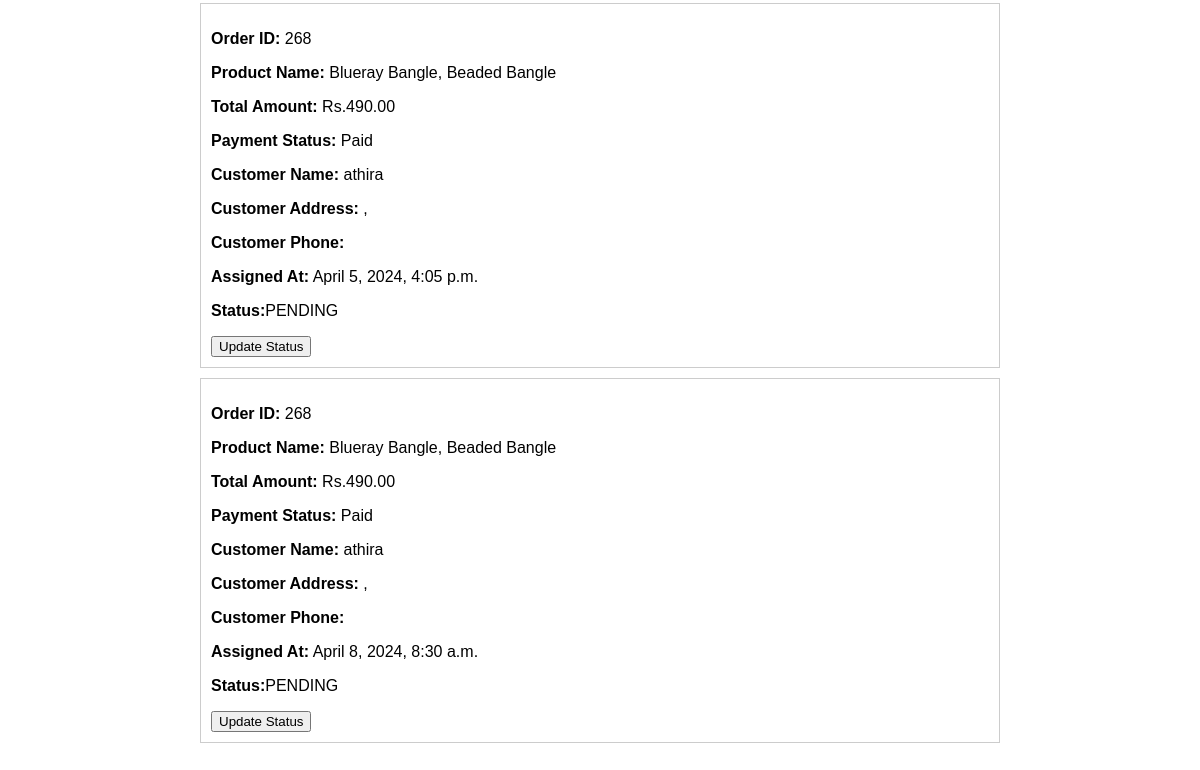
The app's page /assigned_orders/ (signed in, lower part), older data.
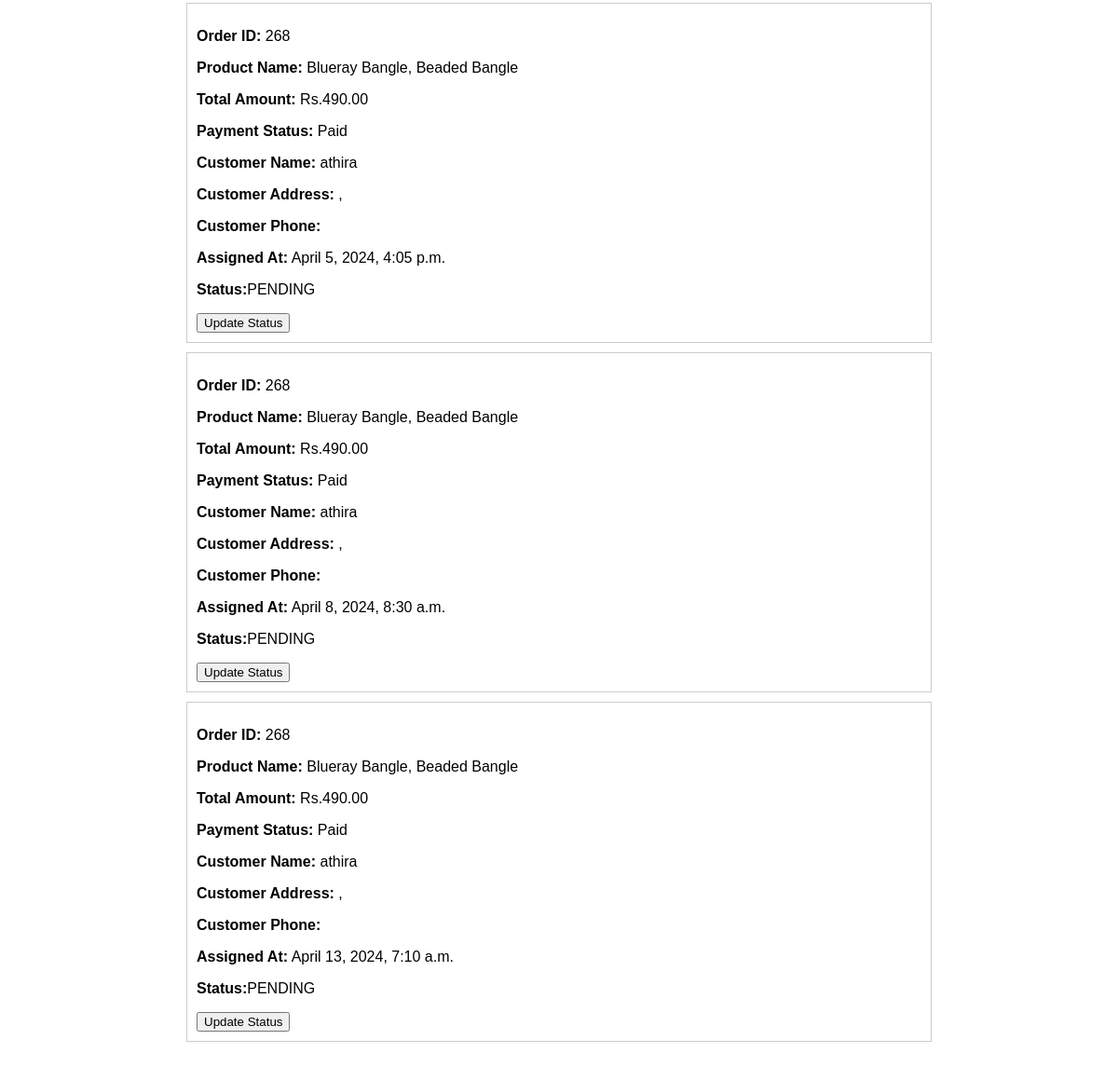
The same page, newer data.
### firstapp/models.py (models this page shows, shortened)
class DeliveryAssignment(models.Model):
    order = models.ForeignKey(Order, on_delete=models.CASCADE)
    delivery_boy = models.ForeignKey(CustomUser, on_delete=models.CASCADE, limit_choices_to={'user_types': CustomUser.DELIVERYTEAM})
    assigned_at = models.DateTimeField(auto_now_add=True)
    is_completed = models.BooleanField(default=False)

class Order(models.Model):
     STATUS = (
        ('Order Confirmed', 'Order Confirmed'),
        ('Processing', 'Processing'),
        ('Shipped', 'Shipped'),
        ('Delivered', 'Delivered'),
        ('Cancelled', 'Cancelled'),
    )
     DELIVERY_STATUS_CHOICES = [
        ('PENDING', 'Pending'),
        ('OUT_FOR_DELIVERY', 'Out for Delivery'),
        ('DELIVERED', 'Delivered'),
    ]
     user = models.ForeignKey(CustomUser, on_delete=models.CASCADE)
     products = models.ManyToManyField(Product1, through='OrderItem')
     total_amount = models.DecimalField(max_digits=10, decimal_places=2)
     payment_id= models.CharField(blank=True, max_length=100, null=True)
     payment_status= models.BooleanField(default=False)
     status = models.CharField(max_length=20, choices=STATUS, default='Order Confirmed')
     created_at = models.DateTimeField(auto_now_add=True)
     delivery_status = models.CharField(max_length=20, choices=DELIVERY_STATUS_CHOICES, default='PENDING')

class Product1(models.Model):
    product_name = models.CharField(max_length=255)
    category = models.ForeignKey(Category1, on_delete=models.CASCADE)  # Use ForeignKey to relate to Category
    subcategory = models.ForeignKey(Subcategory1, on_delete=models.CASCADE)  # Use ForeignKey to relate to Subcategory
    stock = models.PositiveIntegerField(default=1, null=True)
    description = models.TextField()
    price = models.DecimalField(max_digits=10, decimal_places=2)
    discount = models.DecimalField(max_digits=5, decimal_places=2, default=0.0)
    sale_price = models.DecimalField(max_digits=10, decimal_places=2, editable=False)
    product_image = models.ImageField(upload_to='product_images/')
    STATUS_CHOICES = [
        ('In Stock', 'In Stock'),
        ('Out of Stock', 'Out of Stock'),
    ]
    status = models.CharField(max_length=20, choices=STATUS_CHOICES, default='In Stock')

class CustomUser(AbstractUser):
    ADMIN = 1
    CUSTOMER = 2
    DELIVERYTEAM = 3
    USER_TYPES = (
        (ADMIN, 'Admin'),
        (CUSTOMER, 'Customer'),
        (DELIVERYTEAM, 'Deliveryteam')
    )
    user_types = models.PositiveSmallIntegerField(choices=USER_TYPES,default='2')
    fullName = models.CharField(max_length=50)
    email = models.EmailField(max_length=100)
    phone = models.CharField(max_length=12, blank=True)
    password = models.CharField(max_length=128)
    is_admin = models.BooleanField(default=False)
    is_staff = models.BooleanField(default=False)
    is_active = models.BooleanField(default=True)
    is_superadmin = models.BooleanField(default=False)
    objects = UserManager()

### firstapp/views.py (the view)
# urls.py: path('assigned_orders/', views.assigned_orders, name='assigned_orders'),
def assigned_orders(request):
    assigned_orders = DeliveryAssignment.objects.all()
    user_address = ProfileUser.objects.filter(user=request.user).first()
    context = {'assigned_orders': assigned_orders,'user_address': user_address}
    return render(request, 'assigned_orders.html', context)

### templates/assigned_orders.html (shortened to what this page needs)
{% load static %}
<!DOCTYPE html>
<html lang="en">
<head>
</head>
<body>
    <div class="container">
        <div class="order-list">
            {% for assignment in assigned_orders %}
            <div class="order-container">
                <p><strong>Order ID:</strong> {{ assignment.order.id }}</p>
                <p><strong>Product Name:</strong>
                    {% for product in assignment.order.products.all %}
                        {{ product.product_name }}{% if not forloop.last %}, {% endif %}
                    {% endfor %}
                </p>
                <p><strong>Total Amount:</strong> Rs.{{ assignment.order.total_amount }}</p>
                <p><strong>Payment Status:</strong> {% if assignment.order.payment_status %}Paid{% else %}Pending{% endif %}</p>
                <p><strong>Customer Name:</strong> {{ assignment.order.user.fullName }}</p>
                <p><strong>Customer Address:</strong>  {{ user_address.address }}, {{ user_address.pincode }}</p>
                <p><strong>Customer Phone:</strong>  {{ user_address.phone_number }}</p>
                <p><strong>Assigned At:</strong> {{ assignment.assigned_at }}</p>
                <p><strong>Status:</strong>{{ assignment.order.delivery_status }}</p>
                <form action="{% url 'delivery_update_status' order_id=assignment.order.id %}" method="GET">
                  <button type="submit">Update Status</button>
              </form>
            </div>
            {% endfor %}
        </div>
    </div>
</body>
</html>

Row changes from the older to the newer data that the page shows:
added DeliveryAssignment: order.id "268", order.total_amount "490.00", shows "Paid", order.user.fullName "athira", assigned_at "April 13, 2024, 7:10 a.m.", order.delivery_status "PENDING", Product1 (product_name "Blueray Bangle"), Product1 (product_name "Beaded Bangle")
